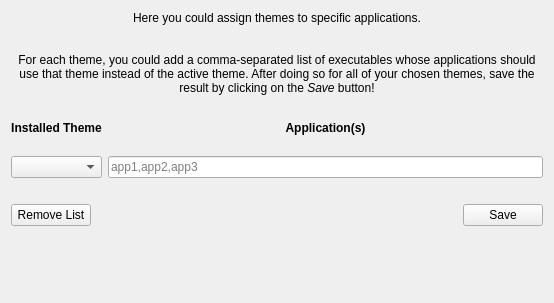
      <widget class="QWidget" name="page_4">
       <property name="geometry">
        <rect>
         <x>0</x>
         <y>0</y>
         <width>554</width>
         <height>303</height>
        </rect>
       </property>
       <attribute name="label">
        <string>Application Themes</string>
       </attribute>
       <layout class="QGridLayout" name="gridLayout_6">
        <item row="0" column="0" colspan="2">
         <widget class="QLabel" name="appLabel">
          <property name="text">
           <string>&lt;center&gt;Here you could assign themes to specific applications.&lt;/center&gt;&lt;br&gt;&lt;center&gt;For each theme, you could add a comma-separated list of executables whose applications should use that theme instead of the active theme. After doing so for all of your chosen themes, save the result by clicking on the &lt;i&gt;Save&lt;/i&gt; button!&lt;/center&gt;</string>
          </property>
          <property name="wordWrap">
           <bool>true</bool>
          </property>
          <property name="textInteractionFlags">
           <set>Qt::LinksAccessibleByMouse</set>
          </property>
         </widget>
        </item>
        <item row="1" column="0">
         <spacer name="verticalSpacer_10">
          <property name="orientation">
           <enum>Qt::Vertical</enum>
          </property>
          <property name="sizeType">
           <enum>QSizePolicy::Fixed</enum>
          </property>
          <property name="sizeHint" stdset="0">
           <size>
            <width>5</width>
            <height>20</height>
           </size>
          </property>
         </spacer>
        </item>
        <item row="2" column="0">
         <widget class="QLabel" name="label_6">
          <property name="font">
           <font>
            <weight>75</weight>
            <bold>true</bold>
           </font>
          </property>
          <property name="text">
           <string>Installed Theme</string>
          </property>
          <property name="alignment">
           <set>Qt::AlignCenter</set>
          </property>
         </widget>
        </item>
        <item row="2" column="1">
         <widget class="QLabel" name="label_7">
          <property name="font">
           <font>
            <weight>75</weight>
            <bold>true</bold>
           </font>
          </property>
          <property name="text">
           <string>Application(s)</string>
          </property>
          <property name="alignment">
           <set>Qt::AlignCenter</set>
          </property>
         </widget>
        </item>
        <item row="3" column="0">
         <spacer name="verticalSpacer_11">
          <property name="orientation">
           <enum>Qt::Vertical</enum>
          </property>
          <property name="sizeType">
           <enum>QSizePolicy::Fixed</enum>
          </property>
          <property name="sizeHint" stdset="0">
           <size>
            <width>5</width>
            <height>15</height>
           </size>
          </property>
         </spacer>
        </item>
        <item row="4" column="0">
         <widget class="KvManager::ComboBox" name="appCombo"/>
        </item>
        <item row="4" column="1">
         <widget class="QLineEdit" name="appsEdit">
          <property name="placeholderText">
           <string>app1,app2,app3</string>
          </property>
         </widget>
        </item>
        <item row="5" column="0">
         <spacer name="verticalSpacer_13">
          <property name="orientation">
           <enum>Qt::Vertical</enum>
          </property>
          <property name="sizeType">
           <enum>QSizePolicy::Fixed</enum>
          </property>
          <property name="sizeHint" stdset="0">
           <size>
            <width>5</width>
            <height>20</height>
           </size>
          </property>
         </spacer>
        </item>
        <item row="6" column="0" alignment="Qt::AlignLeft">
         <widget class="QPushButton" name="removeAppButton">
          <property name="toolTip">
           <string>Use the active theme for all apps!

This Needs saving to take effect.</string>
          </property>
          <property name="text">
           <string>Remove List</string>
          </property>
         </widget>
        </item>
        <item row="6" column="1" alignment="Qt::AlignRight">
         <widget class="QPushButton" name="saveAppButton">
          <property name="toolTip">
           <string>Save the current list of apps</string>
          </property>
          <property name="whatsThis">
           <string>&lt;html&gt;&lt;head/&gt;&lt;body&gt;&lt;p&gt;Save the current list of applications with their corresponding themes!&lt;/p&gt;&lt;/body&gt;&lt;/html&gt;</string>
          </property>
          <property name="text">
           <string>Save</string>
          </property>
         </widget>
        </item>
        <item row="7" column="0">
         <spacer name="verticalSpacer">
          <property name="orientation">
           <enum>Qt::Vertical</enum>
          </property>
          <property name="sizeHint" stdset="0">
           <size>
            <width>5</width>
            <height>1</height>
           </size>
          </property>
         </spacer>
        </item>
       </layout>
      </widget>
